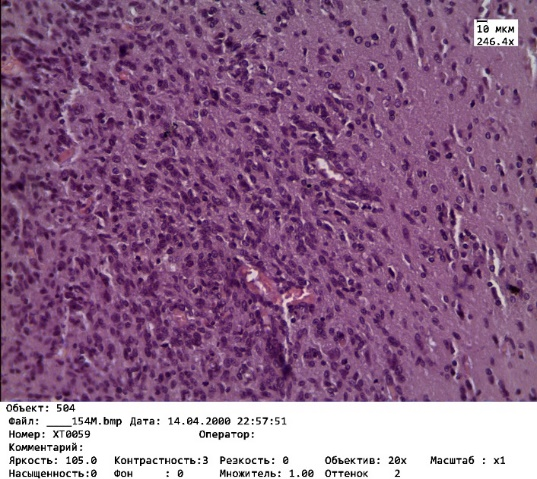
#> input picture 1_DigitalImageProcessingAndBasicGranulometry/Example4/Picture2.png, 537 x 479 px
$ python Example4.py
#> lines starting #> are read from the running program, lines starting #| are printed output that depends on the picture; after the words box and inside, x2 and y2 are one past the last pixel; in counts of white or black regions, pixels touching at a corner belong together
#! /usr/bin/env python

import numpy as np
import pandas as pd
import matplotlib.pylab as plt
import cv2


img1 = cv2.imread("Picture2.png")
#> img1 is the input picture: shape (479, 537, 3); mean B, G, R 138.6, 102.8, 142.4


#cut out printout
img1 = img1[50:-80,10:]
#> img1: shape (349, 527, 3)
cv2.imwrite("output/Example4Cut.png", img1)


#histograms of colors
hist= cv2.calcHist([img1],[0],None,[256],[0,256])
#> hist = 256 values, max 4330 at index 128, min 0 at index 0, mean 718.4
hist2=cv2.calcHist([img1],[1],None,[256],[0,256])
#> hist2 = 256 values, max 3571 at index 91, min 0 at index 209, mean 718.4
hist3=cv2.calcHist([img1],[2],None,[256],[0,256])
#> hist3 = 256 values, max 4236 at index 138, min 0 at index 0, mean 718.4
##plot histograms
plt.subplot(1, 3, 1)
plt.plot(hist/max(hist))
plt.title('Hist Blue : ')
plt.subplot(1, 3, 2)
plt.plot(hist2/max(hist2),color="green")
plt.title('Hist Green : ')
plt.subplot(1, 3, 3)
plt.plot(hist3/max(hist3),color="red")
plt.title('Hist Red : ')
plt.savefig("output/Example4ColorHistograms")
#> figure, not shown here; panel 1: curve peaks at x = 128, y = 1; panel 2: curve peaks at x = 91, y = 1; panel 3: curve peaks at x = 138, y = 1
plt.show()


#histogram equalization
src = cv2.cvtColor(img1, cv2.COLOR_BGR2HSV)
#> src: shape (349, 527, 3); mean H, S, V 153, 107.9, 125.9
h,s,v = cv2.split(src)
v = cv2.equalizeHist(v)
src = cv2.merge([h,s,v])
#> src: shape (349, 527, 3); mean H, S, V 153, 107.9, 129
img1 = cv2.cvtColor(src, cv2.COLOR_HSV2BGR)
cv2.imwrite("output/Example4Equalization.png", img1)


#histograms of colors after normalization
hist= cv2.calcHist([img1],[0],None,[256],[0,256])
#> hist = 256 values, max 1187 at index 186, min 5 at index 255, mean 718.4
hist2=cv2.calcHist([img1],[1],None,[256],[0,256])
#> hist2 = 256 values, max 2793 at index 0, min 0 at index 251, mean 718.4
hist3=cv2.calcHist([img1],[2],None,[256],[0,256])
#> hist3 = 256 values, max 4086 at index 169, min 11 at index 180, mean 718.4
plt.subplot(1, 3, 1)
plt.plot(hist/max(hist))
plt.title('Hist Blue : ')
plt.subplot(1, 3, 2)
plt.plot(hist2/max(hist2),color="green")
plt.title('Hist Green : ')
plt.subplot(1, 3, 3)
plt.plot(hist3/max(hist3),color="red")
plt.title('Hist Red : ')
plt.savefig("output/Example4ColorHistogramsEqualization.png")
#> figure, not shown here; panel 1: curve peaks at x = 128, y = 1; panel 1: curve peaks at x = 186, y = 1; panel 2: curve peaks at x = 91, y = 1; panel 2: curve peaks at x = 0, y = 1
plt.show()


#scale figure
img1 = cv2.resize(img1,None,fx=4, fy=4, interpolation = cv2.INTER_CUBIC)
#> img1: shape (1396, 2108, 3)
# convert to BW
img1_BW = cv2.cvtColor(img1, cv2.COLOR_BGR2GRAY)
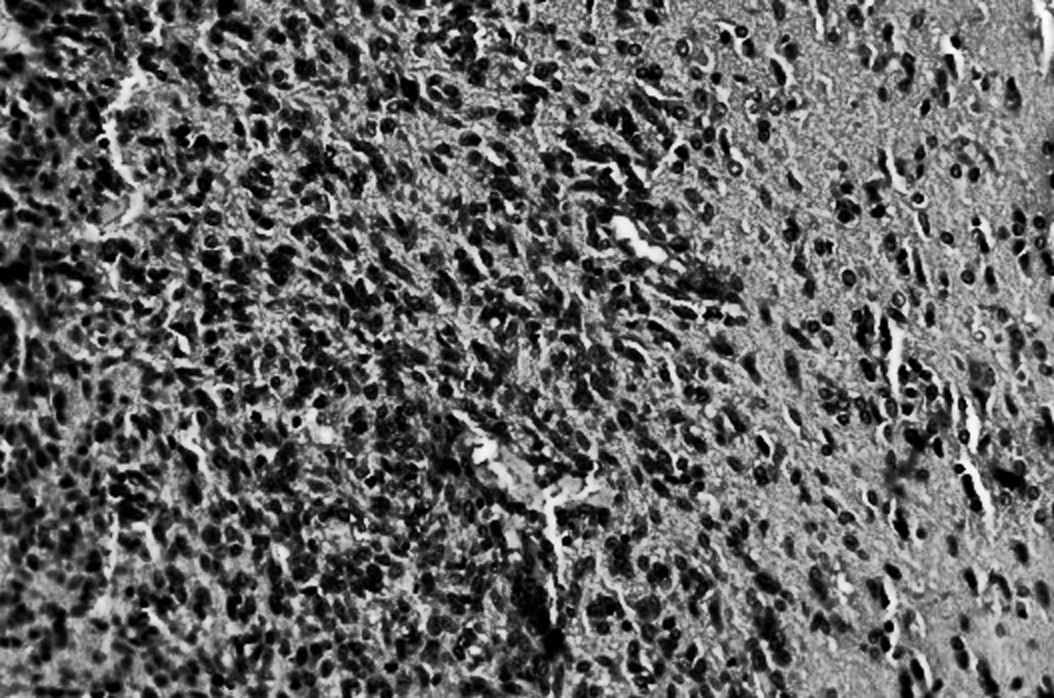
#> img1_BW: shape (1396, 2108) (shown at 1/2 size); min 0, max 255, mean 100.5
cv2.imwrite("output/Example4BW.png", img1_BW)


#bilateral filtering
img1_BW = cv2.bilateralFilter(img1_BW,9,75,75)
cv2.imwrite("output/Example4BWFiltering.png", img1_BW)


#compute gray histogram
hist1 = cv2.calcHist([img1_BW], [0], None, [256], [0,256])
#> hist1 = 256 values, max 18518 at index 141, min 0 at index 253, mean 11495.2
plt.plot(hist1.ravel()/hist1.max())
plt.savefig("output/Example4HistogramBW.png")
#> figure, not shown here; panel 1: curve peaks at x = 128, y = 1; panel 1: curve peaks at x = 186, y = 1; panel 2: curve peaks at x = 91, y = 1; panel 2: curve peaks at x = 0, y = 1
plt.show()

#tresholding - we select 40 for selecting black granules
ret1m, thresh1 = cv2.threshold(img1_BW, 50, 256, cv2.THRESH_BINARY)
#> thresh1: shape (1396, 2108); 73.6% white; 839 black regions (73 under 20 px), largest, box (x1, y1, x2, y2) and area: (742, 679, 1091, 1054) 26177, (998, 1060, 1147, 1390) 19623, (1114, 254, 1355, 500) 15505

#remove small dots
thresh1 = cv2.dilate(thresh1, np.ones((5, 5), np.uint8))
#> thresh1: shape (1396, 2108); 82.9% white; 883 black regions (132 under 20 px), largest, box (x1, y1, x2, y2) and area: (1001, 1062, 1144, 1388) 14997, (752, 800, 1088, 1048) 13026, (522, 887, 631, 1161) 8034
thresh1 = cv2.erode(thresh1, np.ones((5, 5), np.uint8))
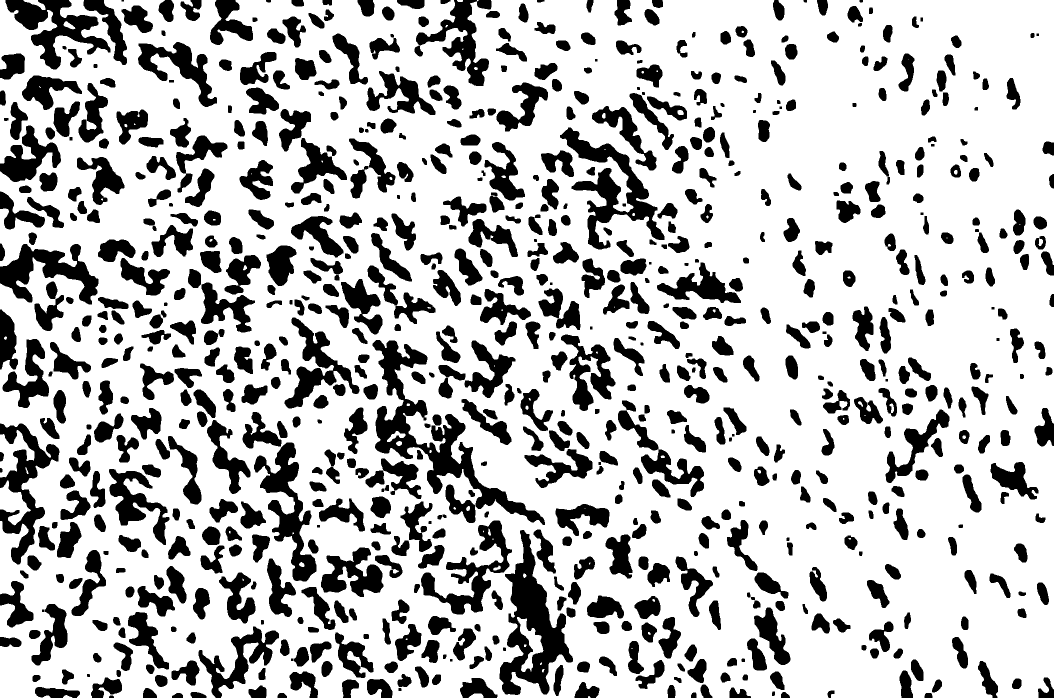
#> thresh1: shape (1396, 2108) (shown at 1/2 size); 74.1% white; 799 black regions (1 under 20 px), largest, box (x1, y1, x2, y2) and area: (745, 680, 1090, 1050) 23471, (999, 1060, 1146, 1390) 19106, (1120, 255, 1329, 499) 14533

cv2.imwrite("output/Example4BWThresholding.png", thresh1)

#reverse colors in mask
thresh2 = abs(thresh1 - 255)
#> thresh2: shape (1396, 2108); values 0 (black) and 1 (white), 25.9% white; 799 white regions (1 under 20 px)


#find contours
contours, _ = cv2.findContours(thresh2, cv2.RETR_LIST, cv2.CHAIN_APPROX_TC89_L1 )
#> contours = 871 contours, 43 with area under 20; largest, box (x1, y1, x2, y2) and area: (745, 680, 1090, 1050) 22862, (999, 1060, 1146, 1390) 20750, (1120, 255, 1329, 499) 13858, (508, 885, 633, 1163) 11032, (0, 847, 119, 1129) 11025
blank = np.ones(thresh2.shape)*255
cv2.drawContours(blank, contours, -1, (0, 0, 0), 3)
#> blank: shape (1396, 2108) float64; 82.6% white; 723 black regions (5 under 20 px), largest, box (x1, y1, x2, y2) and area: (743, 678, 1092, 1052) 13398, (997, 1057, 1153, 1392) 8707, (483, 822, 635, 1165) 7802
print("# of contours found: ", len(contours))
#| # of contours found:  871
cv2.imwrite("output/Example4BWCountour.png", blank)


#minmimal area rectangle
img1_tmp1 = img1.copy()
img1_tmp2 = img1.copy()
for idx, cnt in enumerate(contours):
    minRect = cv2.minAreaRect(cnt)
    box = cv2.boxPoints(minRect)
    box = np.int0(box)
    cv2.drawContours(img1_tmp1, [box], 0, (0,0,255), 2)
    cv2.drawContours(img1_tmp2, [box], 0, (0,0,255), 2)
    cv2.putText(img1_tmp2, '{}'.format(idx), (int(box[0][0]), int(box[0][1]) ), cv2.FONT_HERSHEY_SIMPLEX, 0.5, (255, 255, 255), 1, cv2.LINE_AA)
#> this loop made 871 passes
#> (minRect, box) on passes 1 to 3: (((222.5, 1393), (4, 9), -90), [[227, 1395], [218, 1395], [218, 1391], [227, 1391]]), (((1856.5, 1390.5), (9, 15), -90), [[1864, 1395], [1849, 1395], [1849, 1386], [1864, 1386]]), (((564, 1390.5), (9, 18), -90), [[573, 1395], [555, 1395], [555, 1386], [573, 1386]])
#> img1_tmp1: shape (1396, 2108, 3); mean B, G, R 110.6, 75.5, 143.2
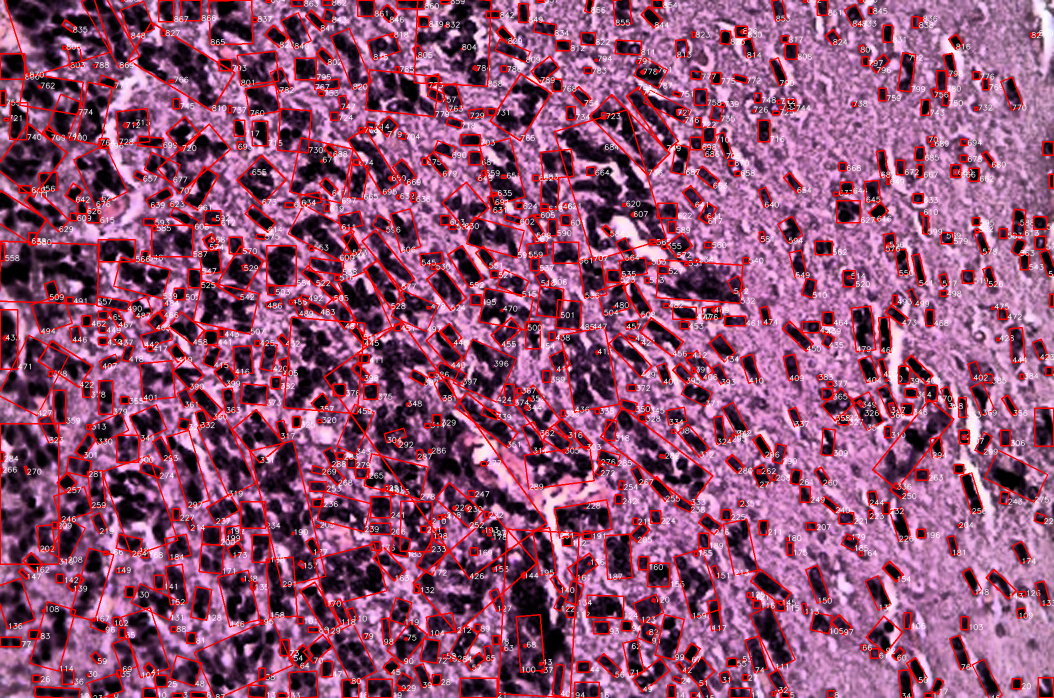
#> img1_tmp2: shape (1396, 2108, 3) (shown at 1/2 size); mean B, G, R 114.5, 80.3, 146
cv2.imwrite("output/Example4BWMinAreaRectangle.png", img1_tmp1)
cv2.imwrite("output/Example4BWMinAreaRectangleWithIndices.png", img1_tmp2)


#collect data
import math
image = img1.copy()
img_tmp = img1.copy()
filtered_contours = []
selected_data = []
for idx, contour in enumerate(contours):
    # get mean color of contour:
    masked = np.zeros_like(image[:, :, 0])
    cv2.drawContours(masked, [contour], 0, 255, -1)

    B_mean, G_mean, R_mean, _ = cv2.mean(image, mask=masked)

    #calculate moments
    moments = cv2.moments(contour)
    # Calculate Hu Moments
    huMoments = cv2.HuMoments(moments)

    #scaling Hu moments
    for i in range(0,7):
        #print("hu moment ", i, " ", huMoments[i])
        if huMoments[i] == 0:
            huMoments[i] = 0.0
        else:
            huMoments[i] = -1* math.copysign(1.0, huMoments[i]) * math.log10(abs(huMoments[i]))

    selected_data.append({'B_mean': B_mean, 'G_mean': G_mean, 'R_mean': R_mean, 'h0':huMoments[0], 'h1':huMoments[1], 'h2':huMoments[2], 'h3':huMoments[3], 'h4':huMoments[4], 'h5':huMoments[5], 'h6':huMoments[6]})
#> this loop made 871 passes
#> (B_mean, G_mean, R_mean) on passes 1 to 3: (42.77, 22.77, 42.02), (34.77, 17.99, 33.85), (27.54, 13.13, 26.36)
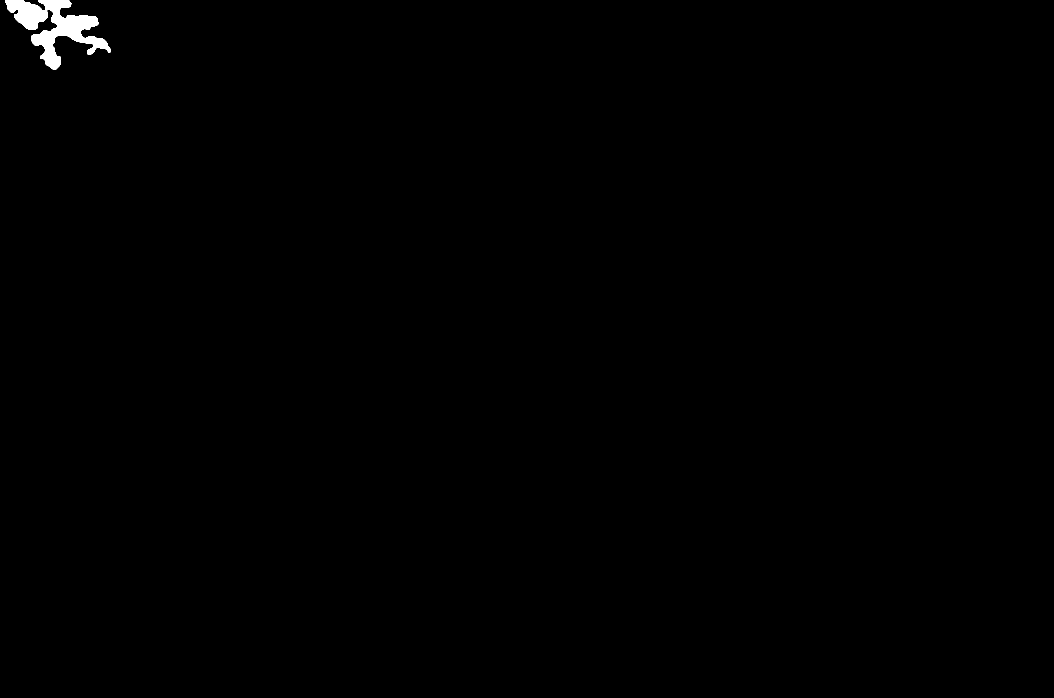
#> masked: shape (1396, 2108) (shown at 1/2 size); 0.38% white; 1 white region, box (x1, y1, x2, y2) and area: (11, 0, 221, 139) 11100
#> after the loop, selected_data = 871 items


cv2.imwrite("output/Exmaple2SelectedContours.png", img_tmp)

df = pd.DataFrame(selected_data)
#> df = table of 871 rows and 10 columns

#k-means number of clusters estimation
from sklearn.cluster import KMeans

k = range(1,20)
WSSE = []

for i in k:
    model = KMeans(n_clusters = i, n_init='auto')
    model.fit_predict(df)
    WSSE.append(model.inertia_)
#> after the loop, WSSE = [860536.6, 485019.8, 348136.4, 302789.3, 272235.9, 232115.7, 223569.9, 189359, 172867.1, 165525.7, 155497.3, 136883.6, 127570.7, 122605.2, 112684, 114883.9, 101463.6, 98597, 91251.4]

plt.plot(k,WSSE)
plt.xlabel('K')
plt.ylabel('WSSE')
plt.grid(True)
plt.savefig("output/Example4kmeans.png")
#> figure, not shown here; panel 1: curve peaks at x = 128, y = 1; panel 1: curve peaks at x = 186, y = 1; panel 2: curve peaks at x = 91, y = 1; panel 2: curve peaks at x = 0, y = 1
plt.show()


#k-means
km = KMeans( n_clusters=4, n_init='auto')
df['label'] = km.fit_predict(df)

df.to_csv("output/LabelledContours.csv")

img_tmp = image.copy()
img_ellipse = image.copy()
img_ellipse_closed = image.copy()
ellipsesData = []
for label, df_grouped in df.groupby('label'):
    Ngranules = len(df_grouped)
    print(Ngranules, " in label ", label)
    mask = np.zeros_like(image[:, :, 0])
    cv2.drawContours(mask, [contours[i] for i in df_grouped.index], -1, (255), -1)
    masked_image = cv2.bitwise_and(image, image, mask=mask)
    masked_image[mask==0] = (255,255,255)
    cv2.imwrite("output/Example4label{}.png".format(label), masked_image)

    print("fitting for label = ", label)
    for  idx in df_grouped.index:
        minRect = cv2.minAreaRect(contours[idx])
        box = cv2.boxPoints(minRect)
        box = np.int0(box)
        cv2.drawContours(img_tmp, contours[idx], -1, (0,0,label*50), 1)

        #fit ellypses
        if contours[idx].size < 10 :
            continue
        ellipse = cv2.fitEllipse(contours[idx])
        ellipsesData.append({"id": idx, "x":ellipse[0][0], "y":ellipse[0][1], "majorAxis": ellipse[1][0], "minorAxis": ellipse[1][1], "angle": ellipse[2], "class": label})
        if max(ellipse[1]) < 150:
            cv2.ellipse(img_ellipse, ellipse, (0,0,label*50), 1, cv2.LINE_AA)
            cv2.putText(img_ellipse, '{}_{}'.format(idx, label), (int(box[0][0]), int(box[0][1]) ), cv2.FONT_HERSHEY_SIMPLEX, 0.5, (255, 255, 255), 1, cv2.LINE_AA)
            cv2.ellipse(img_ellipse_closed, ellipse, (0,0,label*50), -1, cv2.LINE_AA)
            cv2.putText(img_ellipse_closed, '{}_{}'.format(idx, label), (int(box[0][0]), int(box[0][1]) ), cv2.FONT_HERSHEY_SIMPLEX, 0.5, (255, 255, 255), 1, cv2.LINE_AA)
#> this loop made 4 passes
#> (df_grouped, Ngranules) on passes 1 to 4: (table of 179 rows and 11 columns, 179), (table of 72 rows and 11 columns, 72), (table of 389 rows and 11 columns, 389), (table of 231 rows and 11 columns, 231)
#| 179  in label  0
#| fitting for label =  0
#| 72  in label  1
#| fitting for label =  1
#| 389  in label  2
#| fitting for label =  2
#| 231  in label  3
#| fitting for label =  3
#> img_ellipse: shape (1396, 2108, 3); mean B, G, R 123.6, 87, 133.1
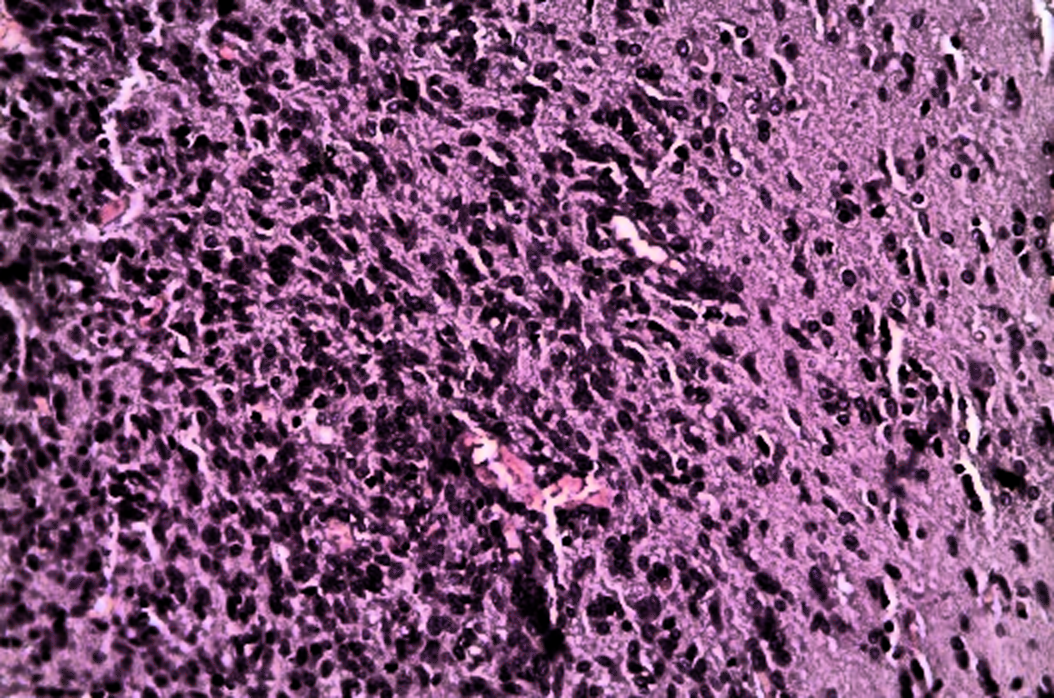
#> img_tmp: shape (1396, 2108, 3) (shown at 1/2 size); mean B, G, R 120.9, 82.1, 128.5
#> mask: shape (1396, 2108); 4.3% white; 231 white regions, largest, box (x1, y1, x2, y2) and area: (999, 1060, 1146, 1390) 21291, (1122, 669, 1231, 822) 6778, (1771, 819, 1899, 966) 4716
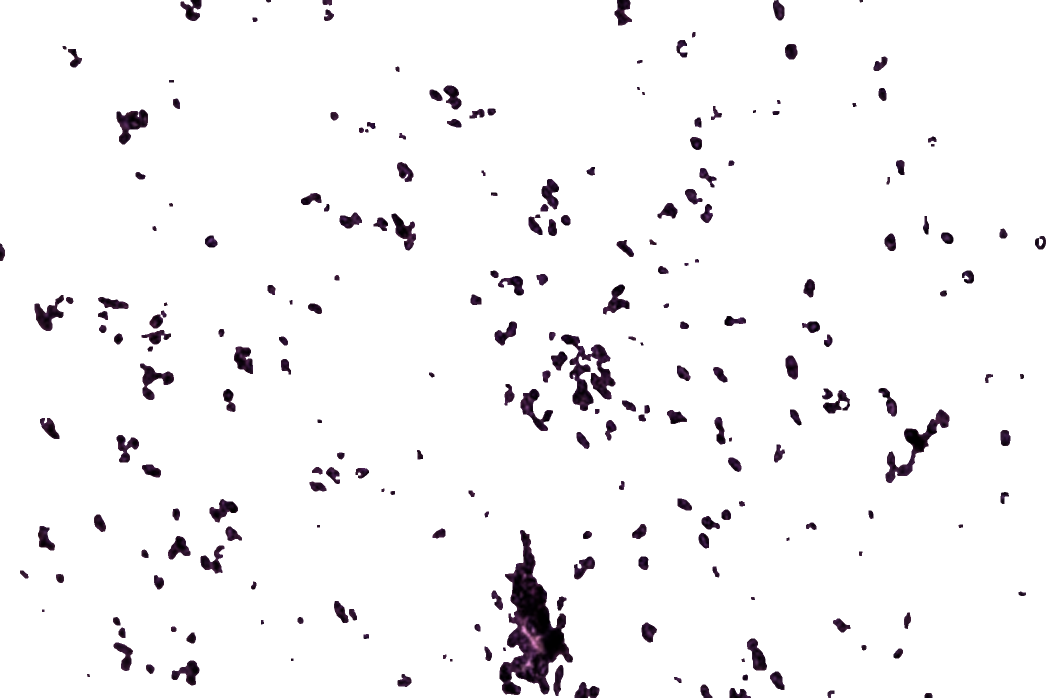
#> masked_image: shape (1396, 2108, 3) (shown at 1/2 size); mean B, G, R 245.8, 244.8, 245.7
#> after the loop, ellipsesData = 803 items

df_ellipses = pd.DataFrame.from_records(ellipsesData)
#> df_ellipses = table of 803 rows and 7 columns
df_ellipses.to_csv("output/ellipses.csv")

cv2.imwrite('output/Example4_color_segmentation.png', img_tmp)
cv2.imwrite('output/Example4_color_ellypses.png', img_ellipse)
cv2.imwrite('output/Example4_color_ellypses_closed.png', img_ellipse_closed)

#angle histogram
plt.hist(np.array(df_ellipses.angle)%90)
plt.xlabel("angle[deg]  mod 90")
plt.ylabel("No. of ellipses")
plt.savefig("output/Example4AngleDistibution.png")
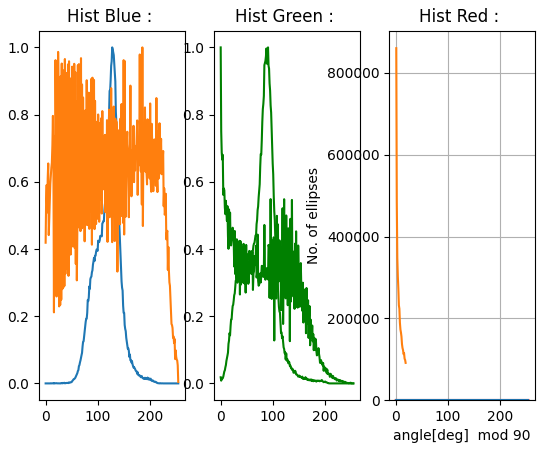
#> figure drawn by matplotlib, 3 panels; panel 1: curve peaks at x = 128, y = 1; panel 1: curve peaks at x = 186, y = 1; panel 2: curve peaks at x = 91, y = 1; panel 2: curve peaks at x = 0, y = 1
plt.show()
